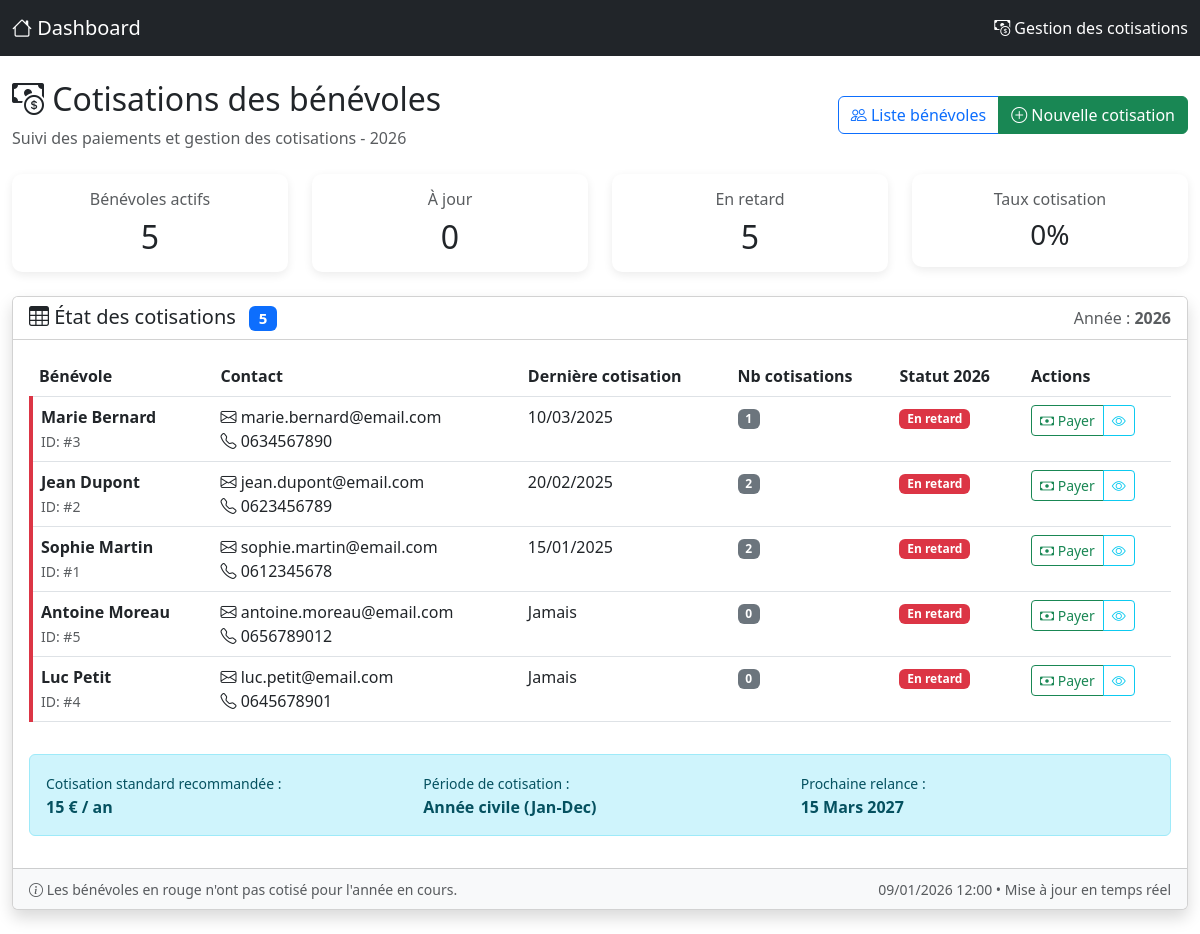
Screenshot of /views/admin/adherents/CotisationsAdherent.php (signed in) with the database file from the repository.
### tables this page shows
CREATE TABLE IF NOT EXISTS Benevole (
                                        id_benevole INT AUTO_INCREMENT PRIMARY KEY,
                                        nom VARCHAR(50) NOT NULL,
                                        prenom VARCHAR(50) NOT NULL,
                                        email VARCHAR(100) UNIQUE,
                                        telephone VARCHAR(20),
                                        date_naissance DATE,
                                        date_inscription DATE NOT NULL DEFAULT (CURRENT_DATE),
                                        statut ENUM('actif','inactif') DEFAULT 'actif',
                                        created_at TIMESTAMP DEFAULT CURRENT_TIMESTAMP,
                                        updated_at TIMESTAMP DEFAULT CURRENT_TIMESTAMP ON UPDATE CURRENT_TIMESTAMP,

     
                                        CHECK (date_naissance IS NULL OR date_naissance < '2100-01-01'),  
                                        CHECK (date_inscription IS NULL OR date_inscription < '2100-01-01'),

     
                                        INDEX idx_nom_prenom (nom, prenom),
                                        INDEX idx_email (email),
                                        INDEX idx_statut (statut)
);

### views/admin/adherents/CotisationsAdherent.php (the view, shortened to what this page needs)
<?php
$db = new Database();
$conn = $db->getConnection();
$stmt = $conn->query("
    SELECT b.*,
           (SELECT MAX(date_paiement) FROM cotisation WHERE id_benevole = b.id_benevole) as derniere_cotisation,
           (SELECT COUNT(*) FROM cotisation WHERE id_benevole = b.id_benevole) as nb_cotisations
    FROM benevole b
    WHERE b.statut = 'actif'
    ORDER BY b.nom, b.prenom
");
$benevoles = $stmt->fetchAll(PDO::FETCH_ASSOC);
?>
<!DOCTYPE html>
<html lang="fr">
<head>
    <link href="https://cdn.jsdelivr.net/npm/bootstrap@5.3.0/dist/css/bootstrap.min.css" rel="stylesheet">
    <link rel="stylesheet" href="https://cdn.jsdelivr.net/npm/bootstrap-icons@1.10.0/font/bootstrap-icons.css">
</head>
<body>
<nav class="navbar navbar-dark bg-dark">
    <div class="container-fluid">
        <a class="navbar-brand" href="../dashboard.php">
            <i class="bi bi-house"></i> Dashboard
        </a>
        <div class="navbar-text text-white">
            <i class="bi bi-cash-coin"></i> Gestion des cotisations
        </div>
    </div>
</nav>
<div class="container-fluid py-4">
    <div class="d-flex justify-content-between align-items-center mb-4">
        <div>
            <h2><i class="bi bi-cash-coin"></i> Cotisations des bénévoles</h2>
            <p class="text-muted mb-0">
                Suivi des paiements et gestion des cotisations - <?php echo date('Y'); ?>
            </p>
        </div>
        <div class="btn-group">
            <a href="listeAdherent.php" class="btn btn-outline-primary">
                <i class="bi bi-people"></i> Liste bénévoles
            </a>
            <button class="btn btn-success" data-bs-toggle="modal" data-bs-target="#ajoutModal">
                <i class="bi bi-plus-circle"></i> Nouvelle cotisation
            </button>
        </div>
    </div>
    <div class="row mb-4">
        <div class="col-md-3">
            <div class="card stat-card border-primary">
                <div class="card-body text-center">
                    <h6 class="text-muted">Bénévoles actifs</h6>
                    <h2 class="mb-0"><?php echo count($benevoles); ?></h2>
                </div>
            </div>
        </div>
        <div class="col-md-3">
            <div class="card stat-card border-success">
                <div class="card-body text-center">
                    <h6 class="text-muted">À jour</h6>
                    <h2 class="mb-0" id="countAjour">0</h2>
                </div>
            </div>
        </div>
        <div class="col-md-3">
            <div class="card stat-card border-warning">
                <div class="card-body text-center">
                    <h6 class="text-muted">En retard</h6>
                    <h2 class="mb-0" id="countRetard">0</h2>
                </div>
            </div>
        </div>
        <div class="col-md-3">
            <div class="card stat-card border-info">
                <div class="card-body text-center">
                    <h6 class="text-muted">Taux cotisation</h6>
                    <h3 class="mb-0" id="tauxCotisation">0%</h3>
                </div>
            </div>
        </div>
    </div>
    <div class="card shadow">
        <div class="card-header bg-white d-flex justify-content-between align-items-center">
            <h5 class="mb-0">
                <i class="bi bi-table"></i> État des cotisations
                <span class="badge bg-primary ms-2"><?php echo count($benevoles); ?></span>
            </h5>
            <div class="text-muted">
                Année : <strong><?php echo date('Y'); ?></strong>
            </div>
        </div>
        <div class="card-body">
            <?php if (empty($benevoles)): ?>
                <div class="text-center py-5">
                    <i class="bi bi-people" style="font-size: 4rem; color: #6c757d;"></i>
                    <h4 class="text-muted mt-3">Aucun bénévole actif</h4>
                    <p class="text-muted">
                        Ajoutez d'abord des bénévoles avant de gérer les cotisations.
                    </p>
                    <a href="addFiche.php" class="btn btn-primary">
                        <i class="bi bi-person-plus"></i> Ajouter un bénévole
                    </a>
                </div>
            <?php else: ?>
                <div class="table-responsive">
                    <table class="table table-hover" id="cotisationsTable">
                        <thead>
                            <tr>
                                <th>Bénévole</th>
                                <th>Contact</th>
                                <th>Dernière cotisation</th>
                                <th>Nb cotisations</th>
                                <th>Statut <?php echo date('Y'); ?></th>
                                <th>Actions</th>
                            </tr>
                        </thead>
                        <tbody>
                            <?php foreach ($benevoles as $benevole):
                                $derniere_annee = substr($benevole['derniere_cotisation'] ?? '', 0, 4);
                                $a_jour = ($derniere_annee == date('Y'));
                                $statut_class = $a_jour ? 'badge-cotise' : 'badge-retard';
                                $statut_text = $a_jour ? 'À jour' : 'En retard';
                            ?>
                            <tr class="<?php echo $a_jour ? 'cotisation-card' : 'retard-card'; ?>">
                                <td>
                                    <strong><?php echo htmlspecialchars($benevole['prenom'] . ' ' . $benevole['nom']); ?></strong>
                                    <br>
                                    <small class="text-muted">ID: #<?php echo $benevole['id_benevole']; ?></small>
                                </td>
                                <td>
                                    <?php if (!empty($benevole['email'])): ?>
                                        <i class="bi bi-envelope"></i> <?php echo htmlspecialchars($benevole['email']); ?><br>
                                    <?php endif; ?>
                                    <?php if (!empty($benevole['telephone'])): ?>
                                        <i class="bi bi-telephone"></i> <?php echo htmlspecialchars($benevole['telephone']); ?>
                                    <?php endif; ?>
                                </td>
                                <td>
                                    <?php echo $benevole['derniere_cotisation']
                                        ? date('d/m/Y', strtotime($benevole['derniere_cotisation']))
                                        : 'Jamais'; ?>
                                </td>
                                <td>
                                    <span class="badge bg-secondary">
                                        <?php echo $benevole['nb_cotisations'] ?: '0'; ?>
                                    </span>
                                </td>
                                <td>
                                    <span class="badge <?php echo $statut_class; ?>">
                                        <?php echo $statut_text; ?>
                                    </span>
                                </td>
                                <td>
                                    <div class="btn-group btn-group-sm">
                                        <button class="btn btn-outline-success"
                                                onclick="ajouterCotisation(<?php echo $benevole['id_benevole']; ?>, '<?php echo addslashes($benevole['prenom'] . ' ' . $benevole['nom']); ?>')">
                                            <i class="bi bi-cash"></i> Payer
                                        </button>
                                        <a href="voirDetails.php?id=<?php echo $benevole['id_benevole']; ?>"
                                           class="btn btn-outline-info">
                                            <i class="bi bi-eye"></i>
                                        </a>
                                    </div>
                                </td>
                            </tr>
                            <?php endforeach; ?>
                        </tbody>
                    </table>
                </div>
                <div class="alert alert-info mt-3">
                    <div class="row">
                        <div class="col-md-4">
                            <small>Cotisation standard recommandée :</small><br>
                            <strong>15 € / an</strong>
                        </div>
                        <div class="col-md-4">
                            <small>Période de cotisation :</small><br>
                            <strong>Année civile (Jan-Dec)</strong>
                        </div>
                        <div class="col-md-4">
                            <small>Prochaine relance :</small><br>
                            <strong>15 Mars <?php echo date('Y') + 1; ?></strong>
                        </div>
                    </div>
                </div>
            <?php endif; ?>
        </div>
        <div class="card-footer bg-light">
            <div class="row">
                <div class="col-md-6">
                    <small class="text-muted">
                        <i class="bi bi-info-circle"></i>
                        Les bénévoles en rouge n'ont pas cotisé pour l'année en cours.
                    </small>
                </div>
                <div class="col-md-6 text-end">
                    <small class="text-muted">
                        <?php echo date('d/m/Y H:i'); ?> •
                        Mise à jour en temps réel
                    </small>
                </div>
            </div>
        </div>
    </div>
</div>
</body>
</html>

### views/admin/adherents/CotisationsAdherent.php (style rules this page uses)
.retard-card { border-left: 4px solid #dc3545; animation: pulse 2s infinite; }
.stat-card { border-radius: 10px; border: none; box-shadow: 0 3px 10px rgba(0,0,0,0.08); }
.badge-retard { background-color: #dc3545; }

### rows the page displays
benevole: prenom+nom "Marie Bernard", id_benevole "3", email "marie.bernard@email.com", telephone "0634567890", derniere_cotisation "10/03/2025", nb_cotisations "1"
benevole: prenom+nom "Jean Dupont", id_benevole "2", email "jean.dupont@email.com", telephone "0623456789", derniere_cotisation "20/02/2025", nb_cotisations "2"
benevole: prenom+nom "Sophie Martin", id_benevole "1", email "sophie.martin@email.com", telephone "0612345678", derniere_cotisation "15/01/2025", nb_cotisations "2"
benevole: prenom+nom "Antoine Moreau", id_benevole "5", email "antoine.moreau@email.com", telephone "0656789012", shows "Jamais", nb_cotisations "0"
benevole: prenom+nom "Luc Petit", id_benevole "4", email "luc.petit@email.com", telephone "0645678901", shows "Jamais", nb_cotisations "0"

### other values shown
count($benevoles) "5"
